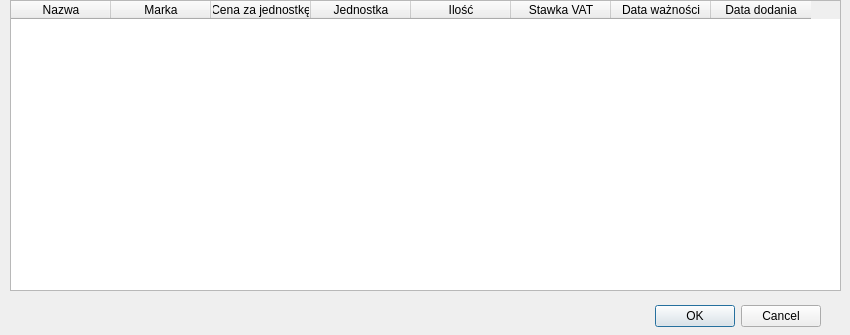
<?xml version="1.0" encoding="UTF-8"?>
<ui version="4.0">
 <class>ProductToSaleDialog</class>
 <widget class="QDialog" name="ProductToSaleDialog">
  <property name="geometry">
   <rect>
    <x>0</x>
    <y>0</y>
    <width>850</width>
    <height>335</height>
   </rect>
  </property>
  <property name="windowTitle">
   <string>Wybierz produkt do sprzedania</string>
  </property>
  <widget class="QDialogButtonBox" name="buttonBox">
   <property name="geometry">
    <rect>
     <x>480</x>
     <y>300</y>
     <width>341</width>
     <height>32</height>
    </rect>
   </property>
   <property name="orientation">
    <enum>Qt::Horizontal</enum>
   </property>
   <property name="standardButtons">
    <set>QDialogButtonBox::Cancel|QDialogButtonBox::Ok</set>
   </property>
  </widget>
  <widget class="QTableWidget" name="productToSaleTable">
   <property name="enabled">
    <bool>true</bool>
   </property>
   <property name="geometry">
    <rect>
     <x>10</x>
     <y>0</y>
     <width>831</width>
     <height>291</height>
    </rect>
   </property>
   <column>
    <property name="text">
     <string>Nazwa</string>
    </property>
   </column>
   <column>
    <property name="text">
     <string>Marka</string>
    </property>
   </column>
   <column>
    <property name="text">
     <string>Cena za jednostkę</string>
    </property>
   </column>
   <column>
    <property name="text">
     <string>Jednostka</string>
    </property>
   </column>
   <column>
    <property name="text">
     <string>Ilość</string>
    </property>
   </column>
   <column>
    <property name="text">
     <string>Stawka VAT</string>
    </property>
   </column>
   <column>
    <property name="text">
     <string>Data ważności</string>
    </property>
   </column>
   <column>
    <property name="text">
     <string>Data dodania</string>
    </property>
   </column>
  </widget>
 </widget>
 <resources/>
 <connections>
  <connection>
   <sender>buttonBox</sender>
   <signal>accepted()</signal>
   <receiver>ProductToSaleDialog</receiver>
   <slot>accept()</slot>
   <hints>
    <hint type="sourcelabel">
     <x>248</x>
     <y>254</y>
    </hint>
    <hint type="destinationlabel">
     <x>157</x>
     <y>274</y>
    </hint>
   </hints>
  </connection>
  <connection>
   <sender>buttonBox</sender>
   <signal>rejected()</signal>
   <receiver>ProductToSaleDialog</receiver>
   <slot>reject()</slot>
   <hints>
    <hint type="sourcelabel">
     <x>316</x>
     <y>260</y>
    </hint>
    <hint type="destinationlabel">
     <x>286</x>
     <y>274</y>
    </hint>
   </hints>
  </connection>
 </connections>
</ui>
